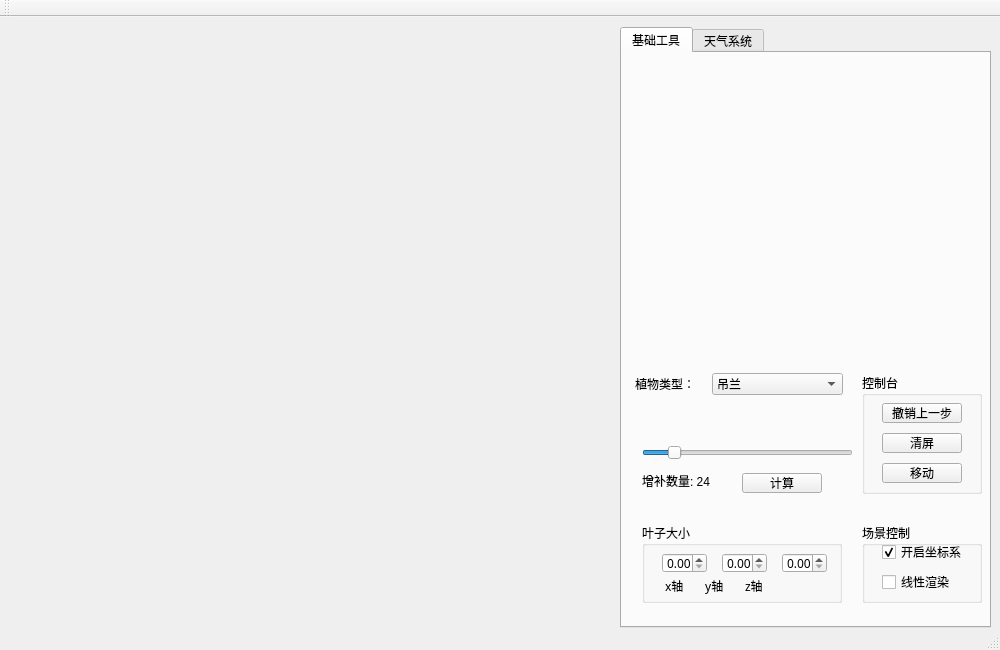
<?xml version="1.0" encoding="UTF-8"?>
<ui version="4.0">
 <class>MainWindow</class>
 <widget class="QMainWindow" name="MainWindow">
  <property name="geometry">
   <rect>
    <x>0</x>
    <y>0</y>
    <width>1000</width>
    <height>650</height>
   </rect>
  </property>
  <property name="windowTitle">
   <string>MainWindow</string>
  </property>
  <widget class="QWidget" name="centralWidget">
   <widget class="QTabWidget" name="tabWidget">
    <property name="geometry">
     <rect>
      <x>620</x>
      <y>10</y>
      <width>371</width>
      <height>601</height>
     </rect>
    </property>
    <property name="currentIndex">
     <number>0</number>
    </property>
    <widget class="QWidget" name="tab">
     <attribute name="title">
      <string>基础工具</string>
     </attribute>
     <widget class="QPushButton" name="pushButton_3">
      <property name="geometry">
       <rect>
        <x>120</x>
        <y>420</y>
        <width>80</width>
        <height>20</height>
       </rect>
      </property>
      <property name="text">
       <string>计算</string>
      </property>
     </widget>
     <widget class="QGroupBox" name="groupBox">
      <property name="geometry">
       <rect>
        <x>240</x>
        <y>320</y>
        <width>120</width>
        <height>121</height>
       </rect>
      </property>
      <property name="font">
       <font>
        <family>AcadEref</family>
        <pointsize>9</pointsize>
       </font>
      </property>
      <property name="title">
       <string>控制台</string>
      </property>
      <property name="flat">
       <bool>true</bool>
      </property>
      <widget class="QPushButton" name="pushButton_4">
       <property name="geometry">
        <rect>
         <x>20</x>
         <y>60</y>
         <width>80</width>
         <height>20</height>
        </rect>
       </property>
       <property name="text">
        <string>清屏</string>
       </property>
      </widget>
      <widget class="QPushButton" name="pushButton_2">
       <property name="geometry">
        <rect>
         <x>20</x>
         <y>30</y>
         <width>80</width>
         <height>20</height>
        </rect>
       </property>
       <property name="text">
        <string>撤销上一步</string>
       </property>
      </widget>
      <widget class="QPushButton" name="pushButton_5">
       <property name="geometry">
        <rect>
         <x>20</x>
         <y>90</y>
         <width>80</width>
         <height>20</height>
        </rect>
       </property>
       <property name="text">
        <string>移动</string>
       </property>
      </widget>
     </widget>
     <widget class="QSlider" name="horizontalSlider">
      <property name="geometry">
       <rect>
        <x>20</x>
        <y>390</y>
        <width>211</width>
        <height>20</height>
       </rect>
      </property>
      <property name="minimum">
       <number>12</number>
      </property>
      <property name="maximum">
       <number>108</number>
      </property>
      <property name="singleStep">
       <number>2</number>
      </property>
      <property name="value">
       <number>24</number>
      </property>
      <property name="orientation">
       <enum>Qt::Horizontal</enum>
      </property>
     </widget>
     <widget class="QLabel" name="label">
      <property name="geometry">
       <rect>
        <x>20</x>
        <y>420</y>
        <width>81</width>
        <height>16</height>
       </rect>
      </property>
      <property name="text">
       <string>增补数量: 24</string>
      </property>
     </widget>
     <widget class="QGroupBox" name="groupBox_2">
      <property name="geometry">
       <rect>
        <x>240</x>
        <y>470</y>
        <width>120</width>
        <height>80</height>
       </rect>
      </property>
      <property name="font">
       <font>
        <family>Agency FB</family>
       </font>
      </property>
      <property name="title">
       <string>场景控制</string>
      </property>
      <property name="flat">
       <bool>true</bool>
      </property>
      <widget class="QCheckBox" name="checkBox">
       <property name="geometry">
        <rect>
         <x>20</x>
         <y>20</y>
         <width>91</width>
         <height>18</height>
        </rect>
       </property>
       <property name="text">
        <string>开启坐标系</string>
       </property>
       <property name="checked">
        <bool>true</bool>
       </property>
      </widget>
      <widget class="QCheckBox" name="checkBox_2">
       <property name="geometry">
        <rect>
         <x>20</x>
         <y>50</y>
         <width>73</width>
         <height>18</height>
        </rect>
       </property>
       <property name="text">
        <string>线性渲染</string>
       </property>
      </widget>
     </widget>
     <widget class="QComboBox" name="comboBox">
      <property name="geometry">
       <rect>
        <x>90</x>
        <y>320</y>
        <width>131</width>
        <height>22</height>
       </rect>
      </property>
      <item>
       <property name="text">
        <string>吊兰</string>
       </property>
      </item>
      <item>
       <property name="text">
        <string>虎皮兰</string>
       </property>
      </item>
      <item>
       <property name="text">
        <string>君子兰</string>
       </property>
      </item>
     </widget>
     <widget class="QLabel" name="label_2">
      <property name="geometry">
       <rect>
        <x>13</x>
        <y>320</y>
        <width>61</width>
        <height>21</height>
       </rect>
      </property>
      <property name="text">
       <string>植物类型：</string>
      </property>
     </widget>
     <widget class="QGroupBox" name="groupBox_3">
      <property name="geometry">
       <rect>
        <x>20</x>
        <y>470</y>
        <width>200</width>
        <height>80</height>
       </rect>
      </property>
      <property name="font">
       <font>
        <family>Agency FB</family>
       </font>
      </property>
      <property name="title">
       <string>叶子大小</string>
      </property>
      <property name="flat">
       <bool>true</bool>
      </property>
      <widget class="QLabel" name="label_3">
       <property name="geometry">
        <rect>
         <x>20</x>
         <y>55</y>
         <width>161</width>
         <height>16</height>
        </rect>
       </property>
       <property name="text">
        <string> x轴       y轴       z轴</string>
       </property>
      </widget>
      <widget class="QDoubleSpinBox" name="doubleSpinBox_2">
       <property name="geometry">
        <rect>
         <x>80</x>
         <y>30</y>
         <width>45</width>
         <height>20</height>
        </rect>
       </property>
       <property name="maximum">
        <double>2.000000000000000</double>
       </property>
       <property name="singleStep">
        <double>0.050000000000000</double>
       </property>
      </widget>
      <widget class="QDoubleSpinBox" name="doubleSpinBox_3">
       <property name="geometry">
        <rect>
         <x>140</x>
         <y>30</y>
         <width>45</width>
         <height>20</height>
        </rect>
       </property>
       <property name="maximum">
        <double>2.000000000000000</double>
       </property>
       <property name="singleStep">
        <double>0.050000000000000</double>
       </property>
      </widget>
      <widget class="QDoubleSpinBox" name="doubleSpinBox">
       <property name="geometry">
        <rect>
         <x>20</x>
         <y>30</y>
         <width>45</width>
         <height>20</height>
        </rect>
       </property>
       <property name="maximum">
        <double>2.000000000000000</double>
       </property>
       <property name="singleStep">
        <double>0.050000000000000</double>
       </property>
      </widget>
     </widget>
    </widget>
    <widget class="QWidget" name="tab_2">
     <attribute name="title">
      <string>天气系统</string>
     </attribute>
     <widget class="QSlider" name="horizontalSlider_2">
      <property name="geometry">
       <rect>
        <x>40</x>
        <y>240</y>
        <width>201</width>
        <height>16</height>
       </rect>
      </property>
      <property name="minimum">
       <number>5</number>
      </property>
      <property name="maximum">
       <number>80</number>
      </property>
      <property name="value">
       <number>5</number>
      </property>
      <property name="orientation">
       <enum>Qt::Horizontal</enum>
      </property>
     </widget>
     <widget class="QLabel" name="label_4">
      <property name="geometry">
       <rect>
        <x>280</x>
        <y>240</y>
        <width>54</width>
        <height>12</height>
       </rect>
      </property>
      <property name="text">
       <string>风强：5</string>
      </property>
     </widget>
     <widget class="QCheckBox" name="checkBox_3">
      <property name="geometry">
       <rect>
        <x>260</x>
        <y>280</y>
        <width>73</width>
        <height>18</height>
       </rect>
      </property>
      <property name="text">
       <string>开启风动</string>
      </property>
     </widget>
     <widget class="QCheckBox" name="checkBox_4">
      <property name="geometry">
       <rect>
        <x>260</x>
        <y>320</y>
        <width>73</width>
        <height>18</height>
       </rect>
      </property>
      <property name="text">
       <string>开启雨天</string>
      </property>
     </widget>
    </widget>
   </widget>
  </widget>
  <widget class="QMenuBar" name="menuBar">
   <property name="geometry">
    <rect>
     <x>0</x>
     <y>0</y>
     <width>1000</width>
     <height>22</height>
    </rect>
   </property>
  </widget>
  <widget class="QToolBar" name="mainToolBar">
   <attribute name="toolBarArea">
    <enum>TopToolBarArea</enum>
   </attribute>
   <attribute name="toolBarBreak">
    <bool>false</bool>
   </attribute>
  </widget>
  <widget class="QStatusBar" name="statusBar"/>
 </widget>
 <layoutdefault spacing="6" margin="11"/>
 <resources/>
 <connections/>
</ui>
